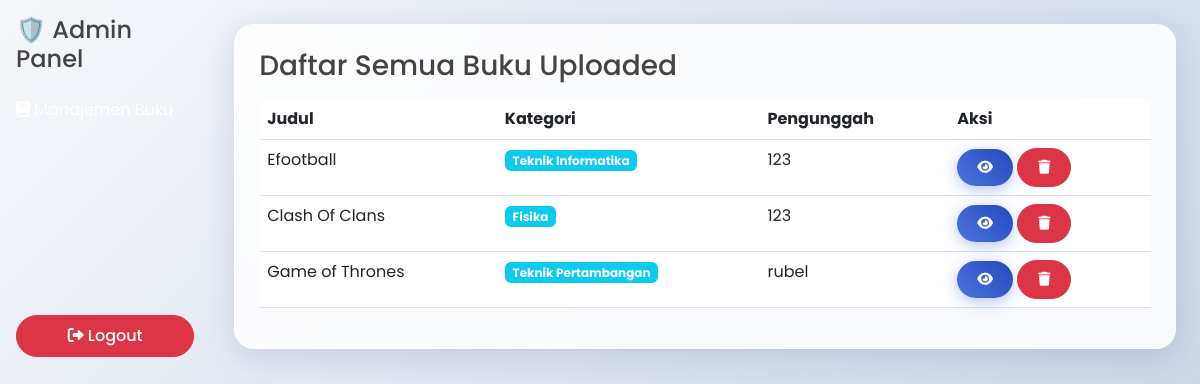
The page /admin.php (signed in) on the database its author committed.
### tables this page shows
CREATE TABLE `books` (
  `id` int(11) NOT NULL,
  `user_id` int(11) DEFAULT NULL,
  `title` varchar(100) NOT NULL,
  `category` varchar(50) NOT NULL,
  `file_path` varchar(255) NOT NULL,
  `uploaded_at` timestamp NOT NULL DEFAULT current_timestamp()
);

CREATE TABLE `users` (
  `id` int(11) NOT NULL,
  `username` varchar(50) NOT NULL,
  `password` varchar(255) NOT NULL,
  `role` enum('admin','user') DEFAULT 'user',
  `created_at` timestamp NOT NULL DEFAULT current_timestamp()
);

### admin.php (the view, shortened to what this page needs)
<?php
include 'db.php';
?>
<!DOCTYPE html>
<html>
<head>
    <link href="https://cdn.jsdelivr.net/npm/bootstrap@5.3.0/dist/css/bootstrap.min.css" rel="stylesheet">
    <link rel="stylesheet" href="https://cdnjs.cloudflare.com/ajax/libs/font-awesome/6.0.0/css/all.min.css">
    <link rel="stylesheet" href="style.css">
</head>
<body>
    <div class="d-flex">
        <div class="sidebar p-3 d-flex flex-column" style="width: 250px;">
            <h4 class="mb-4">🛡️ Admin Panel</h4>
            <a href="#" class="text-white text-decoration-none mb-3"><i class="fas fa-book"></i> Manajemen Buku</a>
            <a href="logout.php" class="mt-auto btn btn-danger"><i class="fas fa-sign-out-alt"></i> Logout</a>
        </div>
        <div class="p-4 w-100">
            <div class="glass-card p-4">
                <h3>Daftar Semua Buku Uploaded</h3>
                <table class="table table-hover mt-3">
                    <thead>
                        <tr>
                            <th>Judul</th>
                            <th>Kategori</th>
                            <th>Pengunggah</th>
                            <th>Aksi</th>
                        </tr>
                    </thead>
                    <tbody>
                        <?php
                        $sql = "SELECT books.*, users.username FROM books JOIN users ON books.user_id = users.id";
                        $res = $conn->query($sql);
                        while($row = $res->fetch_assoc()):
                        ?>
                        <tr>
                            <td><?= $row['title'] ?></td>
                            <td><span class="badge bg-info"><?= $row['category'] ?></span></td>
                            <td><?= $row['username'] ?></td>
                            <td>
                                <a href="reader.php?id=<?= $row['id'] ?>" class="btn btn-sm btn-primary"><i class="fas fa-eye"></i></a>
                                <a href="?delete=<?= $row['id'] ?>" class="btn btn-sm btn-danger" onclick="return confirm('Hapus buku ini?')"><i class="fas fa-trash"></i></a>
                            </td>
                        </tr>
                        <?php endwhile; ?>
                    </tbody>
                </table>
            </div>
        </div>
    </div>
</body>
</html>

### style.css (style rules this page uses)
:root { --primary-color: #4e73df; --secondary-color: #858796; --bg-gradient: linear-gradient(135deg, #f5f7fa 0%, #c3cfe2 100%); --glass-bg: rgba(255, 255, 255, 0.85); --glass-border: 1px solid rgba(255, 255, 255, 0.5); --card-shadow: 0 8px 32px 0 rgba(31, 38, 135, 0.15); }
body { font-family: 'Poppins', sans-serif; background: var(--bg-gradient); min-height: 100vh; color: #444; transition: background 0.3s ease; }
.glass-card { background: var(--glass-bg); backdrop-filter: blur(10px); -webkit-backdrop-filter: blur(10px); border-radius: 20px; border: var(--glass-border); box-shadow: var(--card-shadow); }
.btn { border-radius: 50px; padding: 8px 20px; font-weight: 500; transition: all 0.3s ease; }
.btn-primary { background: linear-gradient(45deg, #4e73df, #224abe); border: none; box-shadow: 0 4px 15px rgba(78, 115, 223, 0.4); }

### rows shown on the page
books: title "Efootball", category "Teknik Informatika", user.username "123"
books: title "Clash Of Clans", category "Fisika", user.username "123"
books: title "Game of Thrones", category "Teknik Pertambangan", user.username "rubel"
